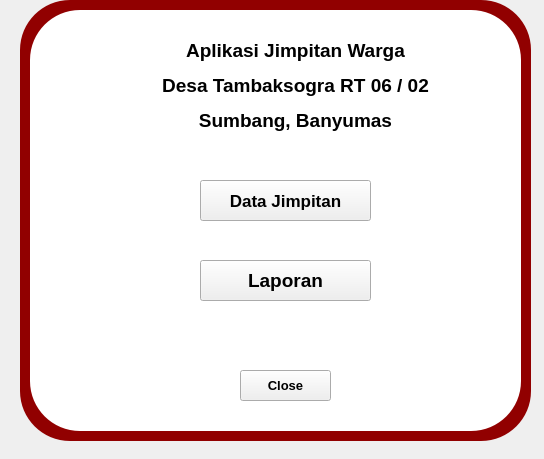
<?xml version="1.0" encoding="UTF-8"?>
<ui version="4.0">
 <class>MainWindow</class>
 <widget class="QMainWindow" name="MainWindow">
  <property name="geometry">
   <rect>
    <x>0</x>
    <y>0</y>
    <width>544</width>
    <height>459</height>
   </rect>
  </property>
  <property name="windowTitle">
   <string>MainWindow</string>
  </property>
  <property name="styleSheet">
   <string notr="true"/>
  </property>
  <widget class="QWidget" name="centralwidget">
   <widget class="QLabel" name="label">
    <property name="geometry">
     <rect>
      <x>120</x>
      <y>20</y>
      <width>351</width>
      <height>131</height>
     </rect>
    </property>
    <property name="text">
     <string>&lt;html&gt;&lt;head/&gt;&lt;body&gt;&lt;p align=&quot;center&quot;&gt;&lt;span style=&quot; font-size:14pt; font-weight:600;&quot;&gt;Aplikasi Jimpitan Warga&lt;/span&gt;&lt;/p&gt;&lt;p align=&quot;center&quot;&gt;&lt;span style=&quot; font-size:14pt; font-weight:600;&quot;&gt;Desa Tambaksogra RT 06 / 02&lt;/span&gt;&lt;/p&gt;&lt;p align=&quot;center&quot;&gt;&lt;span style=&quot; font-size:14pt; font-weight:600;&quot;&gt;Sumbang, Banyumas&lt;/span&gt;&lt;/p&gt;&lt;/body&gt;&lt;/html&gt;</string>
    </property>
   </widget>
   <widget class="QPushButton" name="btnDataWarga">
    <property name="geometry">
     <rect>
      <x>200</x>
      <y>180</y>
      <width>171</width>
      <height>41</height>
     </rect>
    </property>
    <property name="font">
     <font>
      <pointsize>13</pointsize>
      <weight>75</weight>
      <bold>true</bold>
     </font>
    </property>
    <property name="text">
     <string>Data Jimpitan</string>
    </property>
   </widget>
   <widget class="QPushButton" name="btnLaporan">
    <property name="geometry">
     <rect>
      <x>200</x>
      <y>260</y>
      <width>171</width>
      <height>41</height>
     </rect>
    </property>
    <property name="font">
     <font>
      <pointsize>14</pointsize>
      <weight>75</weight>
      <bold>true</bold>
     </font>
    </property>
    <property name="text">
     <string>Laporan</string>
    </property>
   </widget>
   <widget class="QPushButton" name="btnClose">
    <property name="geometry">
     <rect>
      <x>240</x>
      <y>370</y>
      <width>91</width>
      <height>31</height>
     </rect>
    </property>
    <property name="font">
     <font>
      <pointsize>10</pointsize>
      <weight>75</weight>
      <bold>true</bold>
     </font>
    </property>
    <property name="text">
     <string>Close</string>
    </property>
   </widget>
   <widget class="QLabel" name="label_7">
    <property name="geometry">
     <rect>
      <x>30</x>
      <y>10</y>
      <width>491</width>
      <height>421</height>
     </rect>
    </property>
    <property name="styleSheet">
     <string notr="true">background-color: rgb(255, 255, 255);
border-radius: 50px;
border-top-right-radius: 50px;

</string>
    </property>
    <property name="text">
     <string/>
    </property>
   </widget>
   <widget class="QLabel" name="label_8">
    <property name="geometry">
     <rect>
      <x>20</x>
      <y>0</y>
      <width>511</width>
      <height>441</height>
     </rect>
    </property>
    <property name="styleSheet">
     <string notr="true">background-color: rgb(145, 0, 0);
border-radius: 50px;
border-top-right-radius: 50px;

</string>
    </property>
    <property name="text">
     <string/>
    </property>
   </widget>
   <zorder>label_8</zorder>
   <zorder>label_7</zorder>
   <zorder>label</zorder>
   <zorder>btnDataWarga</zorder>
   <zorder>btnLaporan</zorder>
   <zorder>btnClose</zorder>
  </widget>
 </widget>
 <resources/>
 <connections/>
</ui>
